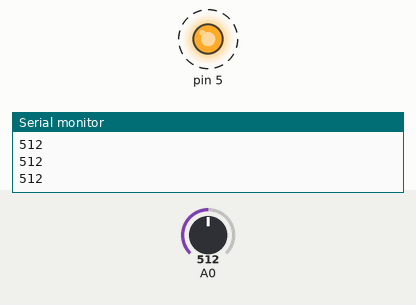
This sketch was run on a simulated Arduino Uno, built with avr-gcc and run on an emulated ATmega328P. On the bench: output pins drawn as LEDs (lit = HIGH), the last lines printed to the serial monitor. Dashed ring = blinking. The inputs (shaded band) are chosen by the test bench; at power-on: A0 = 512.

Above: at 1.25 s.
1.3 s: A0 set to 219
4.3 s: A0 set to 183
At 4.85 s:
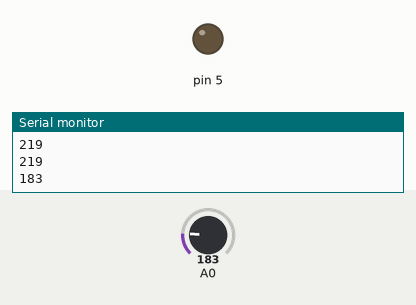
At 5.75 s:
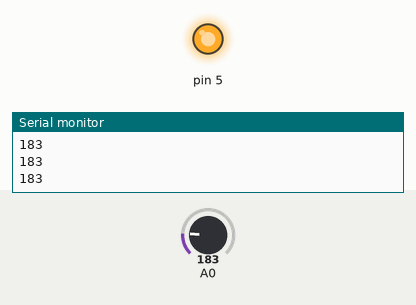
Timing chart, 0 to 13.3 s (numbered marks = the images above; inputs shaded):
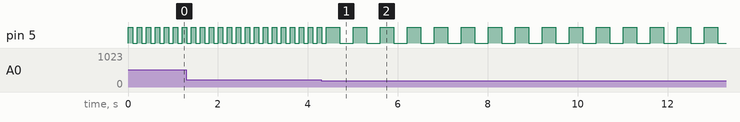

The sketch:

week5_CDS_LED.ino
```cpp
void setup() {
  Serial.begin(9600);
  pinMode(5,OUTPUT);
}

void Blink(int t=300)
{
    digitalWrite(5,HIGH);
    delay(t);
    digitalWrite(5,LOW);
    delay(t);
}

void loop() {
  int adcData = analogRead(0);
  Serial.println(adcData);
  if(adcData>200)
  {
    Blink(100);
  }
  else
    Blink();
}
```

Measured:
- the behaviour switches between 201 and 200 on A0 (found by bisection; images 0 and 1)
- by itself, pin 5: repeats every 0.60 s: HIGH 0.30 s, LOW 0.30 s
